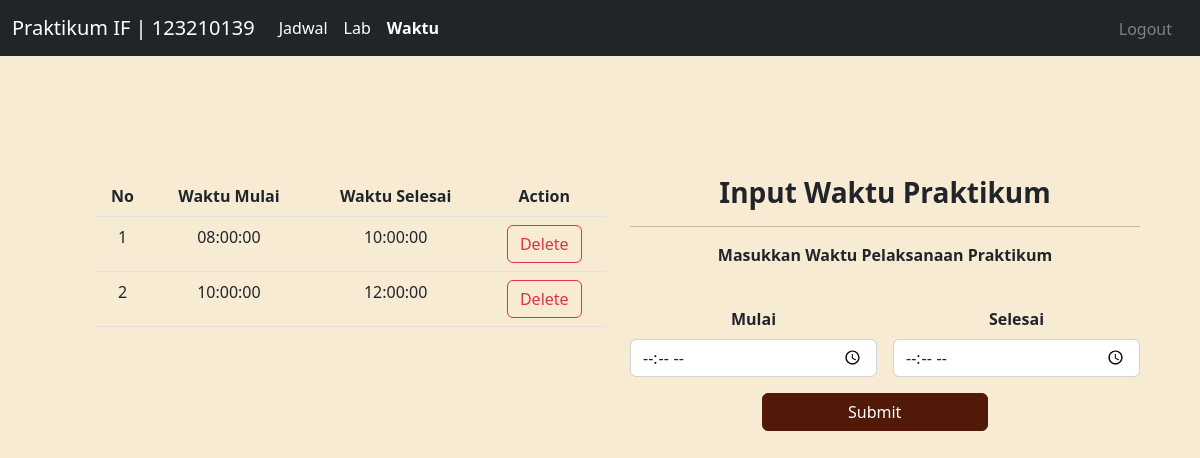
The page /waktu.php (signed in) on the database its author committed.
### tables this page shows
CREATE TABLE `waktu` (
  `id_waktu` int(11) NOT NULL,
  `waktu_mulai` time NOT NULL,
  `waktu_selesai` time NOT NULL
);

### waktu.php (the view, shortened to what this page needs)
<!DOCTYPE html>
<html lang="en">
<head>
    <link href="https://cdn.jsdelivr.net/npm/bootstrap@5.2.2/dist/css/bootstrap.min.css" rel="stylesheet">
</head>
<body>
    <nav class="navbar navbar-expand-lg bg-dark">
        <div class="container-fluid">
            <a class="navbar-brand">
                <font color="white">Praktikum IF | 123210139
            </a></font>
            <div class="collapse navbar-collapse" id="navbarNavAltMarkup">
                <div class="navbar-nav">
                    <a class="nav-link" href="jadwal.php">
                        <font color="white">Jadwal
                    </a></font>
                    <a class="nav-link" href="lab.php">
                        <font color="white">Lab
                    </a></font>
                    <a class="nav-link" href="waktu.php">
                        <font color="white"><b>Waktu</b>
                    </a></font>
                </div>
            </div>
            <a class="navbar-brand" href="logout.php">
                <font size="3" , color="grey">Logout</font>
            </a>
        </div>
    </nav>
    <br>
    <center>
        <div class="container p-5 m-5 text-center">
            <div class="row">
                <div class="col">
                    <table class="table">
                        <thead>
                            <tr>
                                <th scope="col">No</th>
                                <th scope="col">Waktu Mulai</th>
                                <th scope="col">Waktu Selesai</th>
                                <th scope="col">Action</th>
                            </tr>
                        </thead>
                        <?php
                        include 'koneksi.php';
                        $sql    = "SELECT * FROM waktu";
                        $query  = mysqli_query($connect, $sql);
                        $no     = 1;
                        while ($data = mysqli_fetch_array($query)) {
                        ?>
                            <tbody>
                                <tr>
                                    <td><?= $no++; ?></td>
                                    <td><?= $data['waktu_mulai']; ?></td>
                                    <td><?= $data['waktu_selesai']; ?></td>
                                    <td><a href=hapus_waktu.php?id_waktu=<?= $data['id_waktu']; ?>><button type="button" class="btn btn-outline-danger">Delete</button></a></td>
                                </tr>
                            </tbody>
                        <?php }    ?>
                    </table>
                </div>
                <div class="col">
                    <h3><b>Input Waktu Praktikum</b></h3>
                    <hr>
                    <p><b>Masukkan Waktu Pelaksanaan Praktikum</b></p>
                    <br>
                    <form method="POST" action="tambahwaktu_proses.php" class="row g-3">
                        <div class="col-md-6">
                            <label for="waktu_mulai" class="form-label"><b>Mulai</b></label>
                            <input type="time" class="form-control" id="waktu_mulai" name="waktu_mulai">
                        </div>
                        <div class="col-md-6">
                            <label for="waktu_selesai" class="form-label"><b>Selesai</b></label>
                            <input type="time" class="form-control" id="waktu_selesai" name="waktu_selesai">
                        </div>
                        <div class="d-grid gap-2 col-6 mx-auto">
                            <input type="submit" class="btn btn-dark btn-custom col-11">
                        </div>
                    </form>
                    <br>
                </div>
            </div>
    </center>
</body>
</html>

### waktu.php (style rules this page uses)
body { background-color: #f7ebd3; }
h3 { font-family: 'Segoe UI'; }
p { font-family: 'Segoe UI'; }
.btn-custom { color: #ffffff; background-color: #521908; border-color: #521908; }

### rows shown on the page
waktu: waktu_mulai "08:00:00", waktu_selesai "10:00:00"
waktu: waktu_mulai "10:00:00", waktu_selesai "12:00:00"
